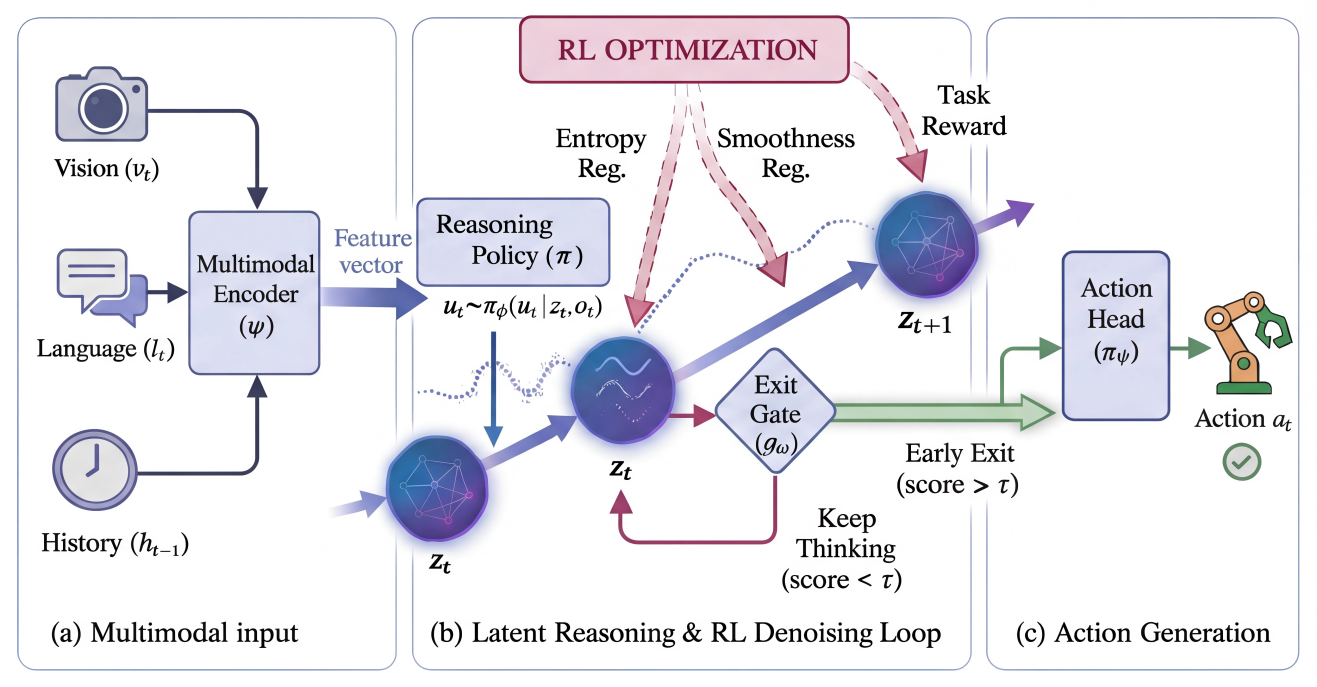
#> input picture assets/avavla_overview.png, 5267 x 2746 px (shown at 1/4 size)
$ python -i preprocessing.py   (imports and definitions only)
#> lines starting #> are read from the running program, lines starting #| are printed output that depends on the picture
#> further down, picture is the input picture: PIL image 5267x2746 RGB; mean R, G, B 233.2, 232.7, 238.1
"""Shared AVA-VLA inference preprocessing contracts."""

from __future__ import annotations

import math
from typing import Union

import numpy as np
from PIL import Image


def center_crop_for_augmentation(
    image: Union[np.ndarray, Image.Image],
    area_scale: float = 0.9,
) -> Image.Image:
    """Apply the deterministic center counterpart of training's 90% random crop.

    The crop is resized back to the original image size; the vision backbone's
    own image transform remains responsible for the final 384px resize.
    """
#> called with area_scale = 0.9
    if not 0.0 < area_scale <= 1.0:
        raise ValueError(f"area_scale must be in (0, 1], got {area_scale}")
    pil_image = image.convert("RGB") if isinstance(image, Image.Image) else Image.fromarray(image).convert("RGB")
    width, height = pil_image.size
#> width = 5267; height = 2746
    side_scale = math.sqrt(area_scale)
    crop_width = max(1, int(round(width * side_scale)))
#> crop_width = 4997
    crop_height = max(1, int(round(height * side_scale)))
#> crop_height = 2605
    left = (width - crop_width) // 2
#> left = 135
    top = (height - crop_height) // 2
#> top = 70
    cropped = pil_image.crop((left, top, left + crop_width, top + crop_height))
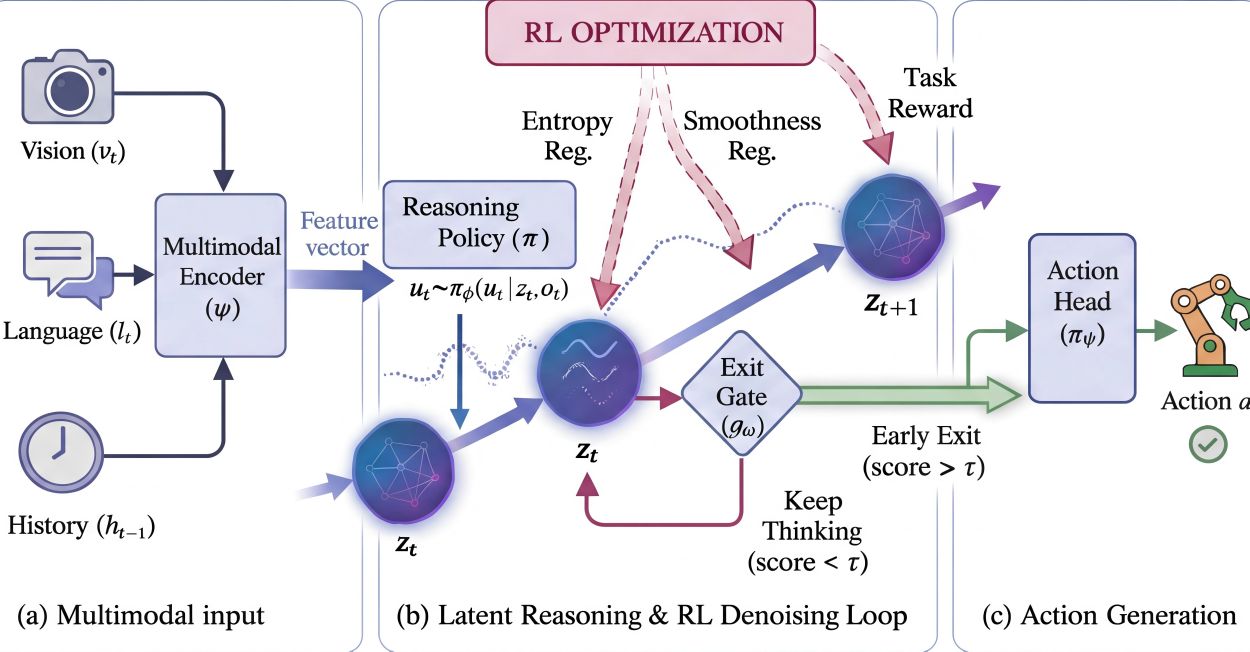
#> cropped: PIL image 4997x2605 RGB (shown at 1/4 size); mean R, G, B 231.5, 230.9, 236.7
    return cropped.resize((width, height), Image.Resampling.LANCZOS)
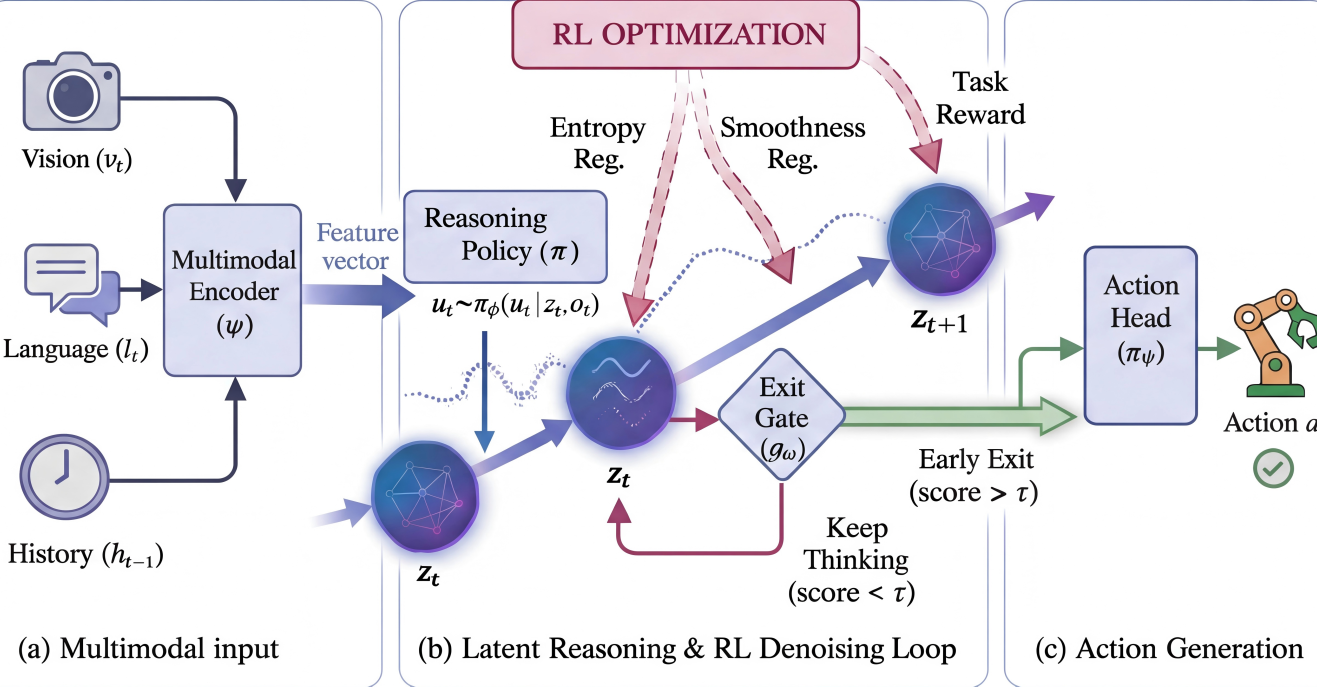
#> returned value: PIL image 5267x2746 RGB (shown at 1/4 size); mean R, G, B 231.5, 230.9, 236.7

>>> from PIL import Image
>>> picture = Image.open('../../assets/avavla_overview.png')
>>> result = center_crop_for_augmentation(picture)
